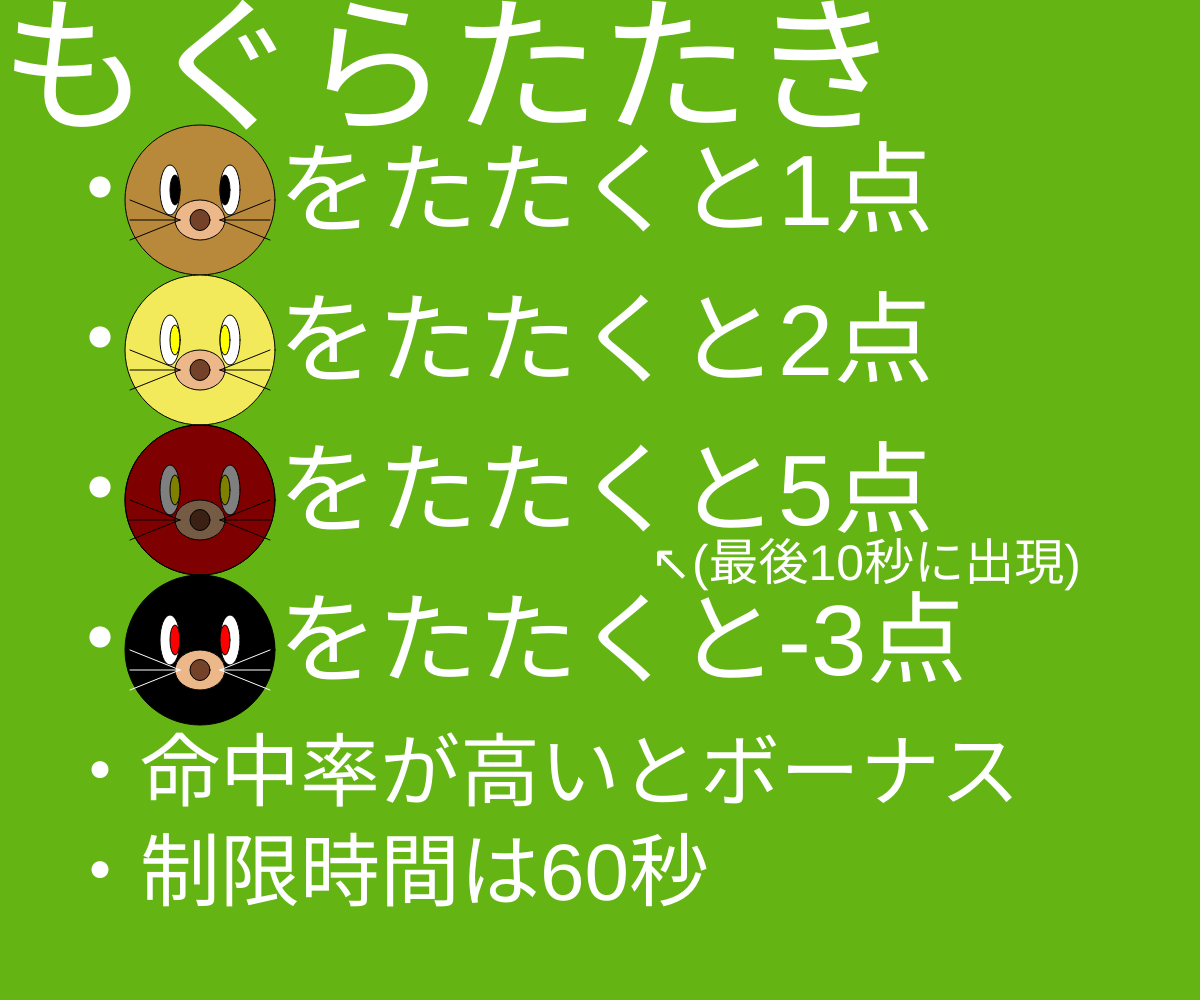
Frame 1 (no input)
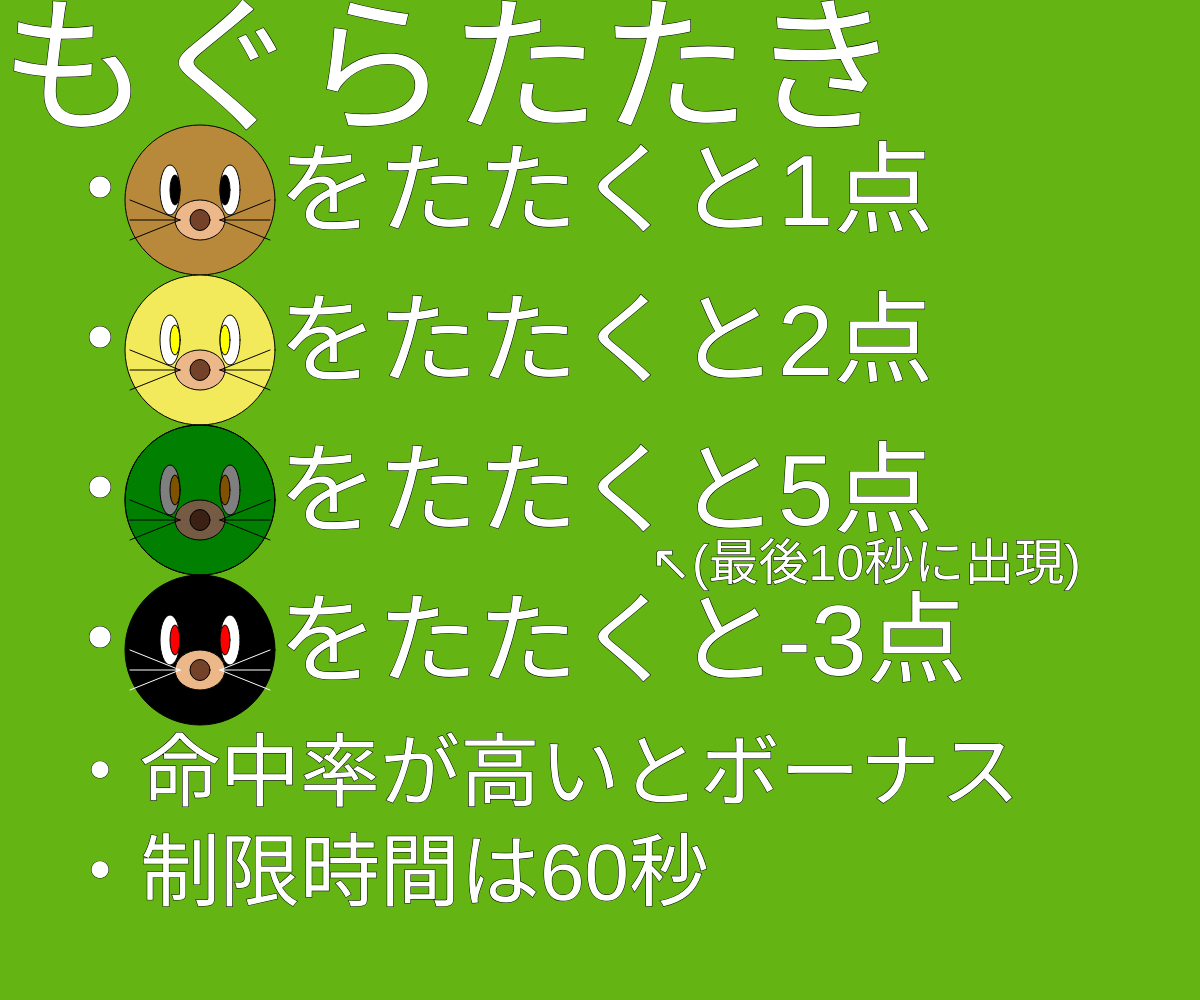
Frame 60 (no input)
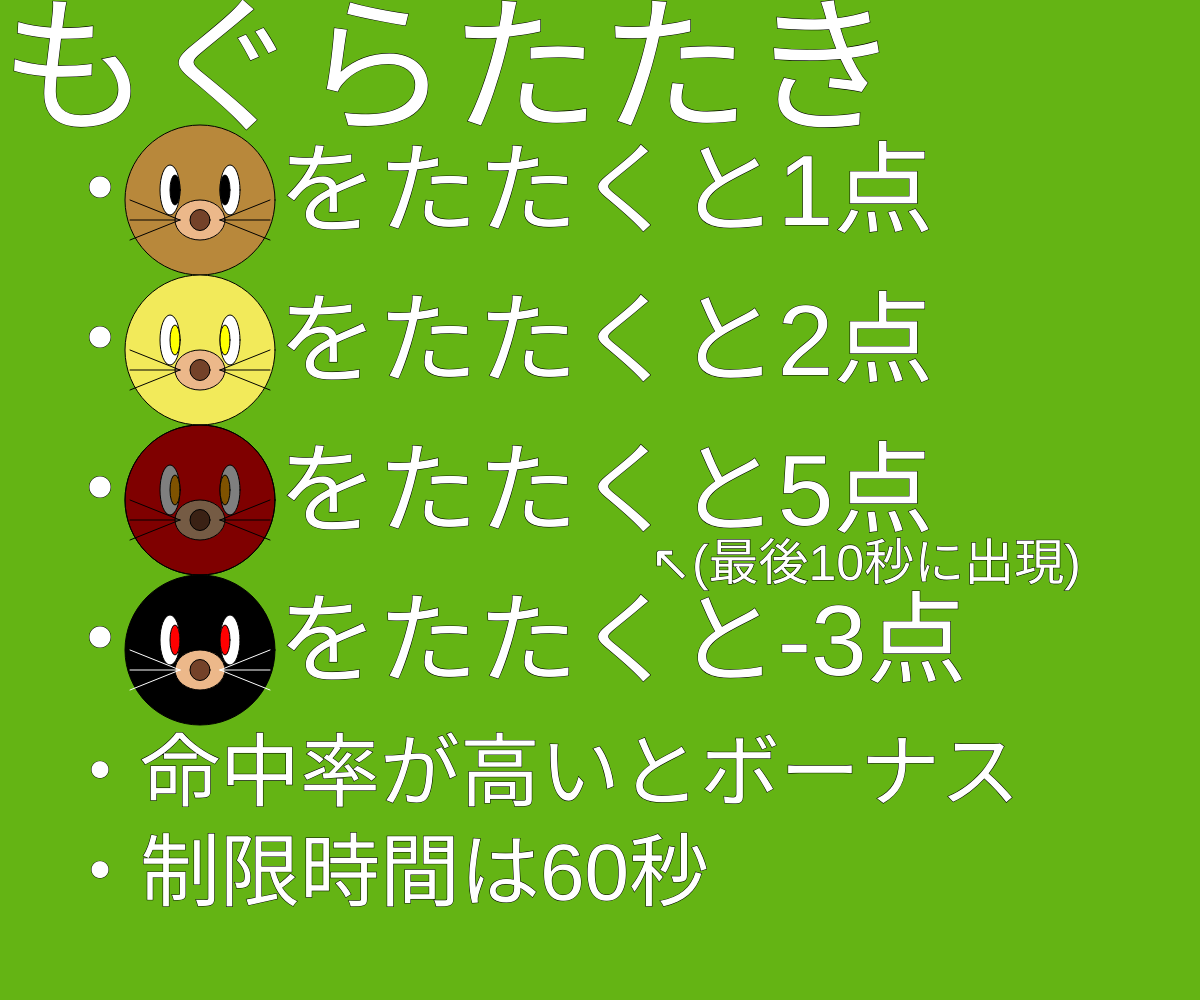
Frame 120 (the mouse pressed at the canvas centre since frame 60)

The p5.js sketch that drew these frames (run headless with seeded random() and noise() and a simulated clock; from frame 60 on, the mouse is pressed at the canvas centre):

// p5.js sketch
// ── sketch.js

let hei;
let wid;
let cri=[1000/6,1000/2,5000/6];
let cric=[2000/6,2000/2,2000*5/6];
let cr=[2000/3,4000/3];
let c=[2000/6,2000/3,2000/2,4000/3,10000/6];
let count=0;
let count2=0;
let point=[0,0];
let N=0;
let time=60;
let color=["#FF0000","#FFA500","#FFFF00","#00FF00","#00FFFF","#0000FF","#FF00FF"];
let normal;
let normal2;
let special;
let rainbow;
let damage;
let FCA=0;
let FCB=0;
let FCC=0;
let FCD=0;
let FCE=0;
let FCF=0;
let FCG=0;
let FCH=0;
let change;
let retry;
let home;
let top1=0;
let top1d;
let top2=0;
let top2d;
let top3=0;
let top3d;
let spoint=[0,0,0,0];
let ccount=0;
let percent;
let hanmer=false;
let pb;
let a=false;
let njudge=false;
let sjudge=false;
let rjudge=false;
let djudge=false;
function setup(){
	createCanvas(windowWidth, windowHeight);
	frameRate(60);
    normal=new Mato(random(cric),random(cri));
    normal.color="#b8883b";
    normal.eyecolor="#000000";
    normal2=new Mato(random(cric),random(cri));
    normal2.color="#b8883b";
    normal2.eyecolor="#000000";
    special=new Mato(random(cr),random(cri));
    special.color="#f2ea5a";
    special.eyecolor="#ffff00";
    rainbow=new Mato(random(c),random(cri));
    rainbow.color=random(color);
    rainbow.eyecolor=random(color);
    damage=new Mato(random(c),random(cri));
    damage.color="#000000";
    damage.eyecolor="#ff0000";
    change=true;
    home=true;
    space=true;
}
function mousePressed(){
    hanmer=true
    if(change==false&&750<=mouseX&&1150>=mouseX&&700<=mouseY&&820>=mouseY){
    retry=true;
    FCC=0
}
if(change==false&&750<=mouseX&&1150>=mouseX&&550<=mouseY&&670>=mouseY){
    N+=1;
    point[N]=0;
    time=60;
    home=true;
    change=true;
    spoint=[0,0,0,0];
    
}
if(change==true&&home==true&&1390<=mouseX&&1805>=mouseX&&700<=mouseY&&820>=mouseY){
    hanmer=false
    N+=1;
    point[N]=0;
    spoint=[0,0,0,0];
    ccount=0
    normal.move();
    normal2.move();
    special.x=random(cr);
    special.y=random(cri);
    rainbow.x=20000;
    rainbow.y=20000;
    damage.x=random(cr);
    damage.y=random(cri);
    FCC=0;
    home=false;
    
}
if(change==true&&home==false&&a==true){
    ccount+=1
}
    if(a==true&&((abs(normal.x-mouseX+50)<95&&abs(normal.y-mouseY-45)<110)||(abs(normal.x-mouseX)<75&&abs(normal.y-mouseY)<75))){
        point[N]+=1
        normal.move();
        spoint[0]+=1
        njudge=true;
    }
    if(a==true&&((abs(normal2.x-mouseX+50)<95&&abs(normal2.y-mouseY-45)<110)||(abs(normal2.x-mouseX)<75&&abs(normal2.y-mouseY)<75))){
        point[N]+=1
        normal2.move();
        spoint[0]+=1
        njudge=true;
    }
    if(a==true&&((abs(special.x-mouseX+50)<95&&abs(special.y-mouseY-45)<110)||(abs(special.x-mouseX)<75&&abs(special.y-mouseY)<75))){
        point[N]+=2
        special.x=random(cr);
        special.y=random(cri);
        spoint[1]+=1
        sjudge=true;
    }
    if(a==true&&((abs(rainbow.x-mouseX+50)<95&&abs(rainbow.y-mouseY-45)<110)||(abs(rainbow.x-mouseX)<75&&abs(rainbow.y-mouseY)<75))){
        point[N]+=5
        rainbow.x=random(cr);
        rainbow.y=random(cri);
        spoint[2]+=1
        rjudge=true;
    }
    if(a==true&&((abs(damage.x-mouseX+50)<95&&abs(damage.y-mouseY-45)<110)||(abs(damage.x-mouseX)<75&&abs(damage.y-mouseY)<75))){
        point[N]-=3
        damage.x=random(cr);
        damage.y=random(cri);
        spoint[3]-=1
        djudge=true;
    }
    }
    function draw(){
        if(FCA%3<=0){
            rainbow.color=random(color);
            rainbow.eyecolor=random(color);
        }
        FCA+=1;
        if(change==true&&home==true){
        background(100,180,20);
        fill("#bff25d");
        rect(1390,130,475,520,20);
        fill(255);
        rect(1390,700,415,120,20);
        textSize(50);
        text("↖(最後10秒に出現)",650,580);
        text("直近のハイスコア",1435,200);
        textSize(80);
        text("・制限時間は60秒",60,900);
        text("・命中率が高いとボーナス",60,800);
        textSize(150);
        text("もぐらたたき",0,120);
        textSize(100);
        text("・　 をたたくと1点",50,225);
        text("・　 をたたくと2点",50,375);
        text("・　 をたたくと5点",50,525);
        text("・　 をたたくと-3点",50,675);
        fill(0);
        text("スタート",1400,800);
        textSize(75);
        fill("#e6b422");
        if(top1<=0){text("No1.ー",1435,320);}else{text("No1."+top1+"点",1435,320);}
        fill("#bec1c3");
        if(top2<=0){text("No2.ー",1435,440);}else{text("No2."+top2+"点",1435,440)}
        fill("#9a6229");
        if(top3<=0){ text("No3.ー",1435,560);}else{text("No3."+top3+"点",1435,560);}
        normal.x=200;
        normal.y=200;
        normal.display();
        special.x=200;
        special.y=350;
        special.display();
        rainbow.x=200;
        rainbow.y=500;
        rainbow.display(); 
        damage.x=200;
        damage.y=650;
        damage.display();  
        fill(0,128);
        circle(200,500,150);
    }
    
        if(change==true&&home==false){
            FCC+=1
    background(100,180,20);
    fill(255);
    textSize(500)
    text(""+Math.ceil((180-FCC)/60),width/2-150,height/2+100);
    if(FCC%180<=0){a=true;FCC=0}
    if(a==true){
        background(100,180,20);
    noStroke();
    fill(227,171,128);
    for(hei=1000/6;hei<=1000;hei+=1000/3){
    for(wid=2000/6;wid<=2000;wid+=2000/3){
        circle(wid,hei,200);}}
    for(hei=1000/6;hei<=1000;hei+=1000/3){
    for(wid=2000/3;wid<=4000/3;wid+=2000/3){
        fill("#e19f47");
                circle(wid,hei,200);}}
  if(FCA%60<=0){
    normal.move();
    normal2.move();
      time-=1;
  }
  if(FCA%30<=0){
    damage.x=random(c);
    damage.y=random(cri);
  }
  if(FCA%40<=0){
    special.x=random(cr);
  special.y=random(cri);}
    if(time<=10&&FCA%6<=0){
        rainbow.x=c[count];
        rainbow.y=cri[count2];
        count+=1;
        if(count>4){
            count=0
            count2+=1
            if(count2>2){count2=0}}}
  normal.display();
  normal2.display();
  special.display();
  rainbow.display();
  damage.display();
  fill(255);
  textSize(100);
  text(""+point[N]+"点",10,100);
  textSize(50);
  text("残り時間",10,200);
  text(time+"秒",60,250);
  if(hanmer==false){
  fill("#bba828");
  rect(mouseX-10,mouseY-10,20,100)
  fill("#55585f");
  rect(mouseX-35,mouseY-10,70,30);}
  if(hanmer==true){
      FCB+=1
    fill("#bba828");
    rect(mouseX-35,mouseY+35,100,20);
    fill("#55585f");
    rect(mouseX-65,mouseY+10,30,70);
    if(FCB%7<=0){hanmer=false}
  }
  fill("#FFFFCF");
if(njudge==true){
    FCE+=1;
    text("+1",mouseX+50,mouseY-50);
    if(FCE%30<=0){
        njudge=false;
        FCE=0;
    }}
if(sjudge==true){
        FCF+=1;
        text("+2",mouseX+50,mouseY-50);
        if(FCF%30<=0){
            sjudge=false;
            FCF=0;
        }}
 if(rjudge==true){
        FCG+=1;
        text("+5",mouseX+50,mouseY-50);
        if(FCG%30<=0){
           rjudge=false;
           FCG=0;
            }}
            if(djudge==true){
                FCH+=1;
                fill("#CF0000")
                text("-3",mouseX+50,mouseY-50);
                if(FCH%30<=0){
                    djudge=false;
                    FCH=0;
                }}
}

        }
  if(time<=0&&change==true){
    a=false;
      FCD+=1
    background(100,180,20);
    fill(255);
    textSize(250)
    text("終了",width/2-250,height/2-100)
    fill(125,255,255);
    rect(0,height/2-20,((width/60)*(FCD%60)),40)
    if(FCD%60<=0){
    percent=floor(((spoint[0]+spoint[1]+spoint[2])/ccount)*100)
    if(percent>0){
      pb=abs(Math.round(point[N]*(percent/100)))
    }else{pb=0}
      top1d=top1;
      top2d=top2;
      top3d=top3;
      point[N]+=pb
          if(point[N]>top1){
            top1=point[N];
            top3=top2d;
            top2=top1d;
    }else if(point[N]>top2){
        top2=point[N]
        top3=top2d;
    }else if(point[N]>top3){
        top3=point[N]}
    point.push(0);
    change=false;
    FCD=0
}
    }
  if(change==false){
    background(100,180,20);
    textSize(100);
    fill(255);
    text("✕"+spoint[0]+"="+spoint[0]+"点",150,100);
    text("✕"+spoint[1]+"="+spoint[1]*2+"点",150,250);
    text("✕"+spoint[2]+"="+spoint[2]*5+"点",150,400);
    text("✕"+spoint[3]*-1+"="+spoint[3]*3+"点",150,550);
    text("計"+(spoint[0]+spoint[1]*2+spoint[2]*5+spoint[3]*3)+"点",100,680);
    textSize(65);
    text("命中率:"+percent+"%",75,780);
    text("命中率ボーナス:"+pb+"点",0,880);
    normal.x=75;
    normal.y=75;
    normal.display();
    special.x=75;
    special.y=225;
    special.display();
    rainbow.x=75;
    rainbow.y=375;
    rainbow.display(); 
    damage.x=75;
    damage.y=525;
    damage.display();  
    fill(0,128);
        circle(75,375,150);
    fill("#bff25d");
    rect(1390,130,475,520,20);
    fill(255);
    textSize(200);
    text("Score",width/2-300,height/2-220);
    text(point[N]+"点",width/2-250,height/2-20);
    rect(750,700,400,120,20);
    rect(750,550,400,120,20);
    textSize(50);
    text("直近のハイスコア",1435,200);
    textSize(75);
        fill("#e6b422");
        if(top1<=0){text("No1.ー",1435,320);}else{text("No1."+top1+"点",1435,320);}
        fill("#bec1c3");
        if(top2<=0){text("No2.ー",1435,440);}else{text("No2."+top2+"点",1435,440)}
        fill("#9a6229");
        if(top3<=0){ text("No3.ー",1435,560);}else{text("No3."+top3+"点",1435,560);}
        fill(0);
    textSize(100);
    text("リトライ",750,800);
    text("ホーム",800,650);
    if(retry==true){
        ccount=0
        N+=1;
        point[N]=0;
        spoint=[0,0,0,0];
        time=60;
        point[N]=0;
        normal.move();
        normal2.move();
        special.x=random(cr);
        special.y=random(cri);
        rainbow.x=20000;
        rainbow.y=20000;
        damage.x=random(cr);
        damage.y=random(cri);
        change=true;
        retry=false;
        
    }
    }
  }
    class Mato{
        constructor(x,y,color){
        }
        move(){
            this.x=random(cric);
            this.y=random(cri);
        }
        display(){
            stroke(0);
            fill(this.color);
            circle(this.x,this.y,150);
            fill(255);
            ellipse(this.x-30,this.y-10,20,50);
            ellipse(this.x+30,this.y-10,20,50);
            fill(this.eyecolor);
            ellipse(this.x-25,this.y-10,10,30);
            ellipse(this.x+25,this.y-10,10,30);
            fill(236,184,138);
            ellipse(this.x,this.y+20,50,40);
            fill(116,66,41);
            ellipse(this.x,this.y+20,20,21);
            if(this.color=="#000000"){
                stroke(255);
            }
            line(this.x-20,this.y+20,this.x-70,this.y+20);
            line(this.x-20,this.y+20,this.x-70,this.y);
            line(this.x-20,this.y+20,this.x-70,this.y+40);
            line(this.x+20,this.y+20,this.x+70,this.y+20);
            line(this.x+20,this.y+20,this.x+70,this.y);
            line(this.x+20,this.y+20,this.x+70,this.y+40);
            stroke(0);
        }
    }
